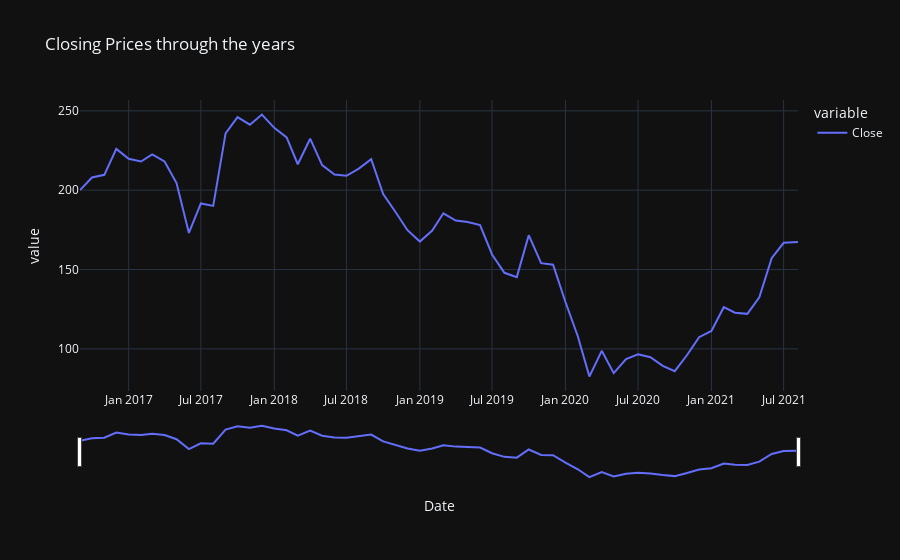

Notebook cell for this chart:
### Code cell
fig = px.line(data1,x='Date', y=['Close'], title="Closing Prices through the years")
fig.update_xaxes(rangeslider_visible=True)
fig.show()
